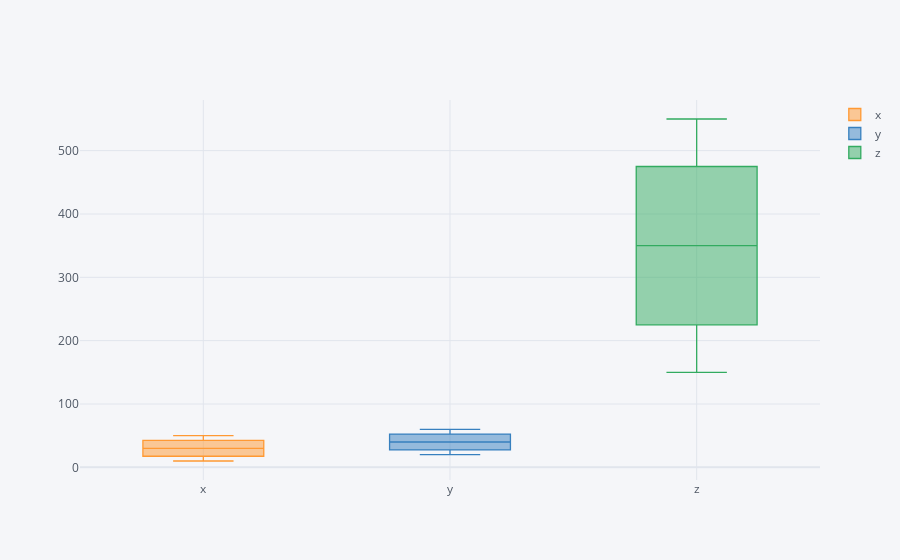

Here is the notebook cell this chart was saved with:
### Code cell
df3.iplot(kind='box')

### Figure 1 — Plotly figure (JSON) as saved in the notebook; plotly's stock layout.template omitted (floating-point values rounded to 4 significant figures)
{"data": [{"boxpoints": false, "line": {"width": 1.3}, "marker": {"color": "rgba(255, 153, 51, 1.0)"}, "name": "x", "orientation": "v", "type": "box", "y": [10, 20, 30, 40, 50]}, {"boxpoints": false, "line": {"width": 1.3}, "marker": {"color": "rgba(55, 128, 191, 1.0)"}, "name": "y", "orientation": "v", "type": "box", "y": [20, 30, 40, 50, 60]}, {"boxpoints": false, "line": {"width": 1.3}, "marker": {"color": "rgba(50, 171, 96, 1.0)"}, "name": "z", "orientation": "v", "type": "box", "y": [150, 250, 350, 450, 550]}], "layout": {"legend": {"bgcolor": "#F5F6F9", "font": {"color": "#4D5663"}}, "paper_bgcolor": "#F5F6F9", "plot_bgcolor": "#F5F6F9", "title": {"font": {"color": "#4D5663"}}, "xaxis": {"gridcolor": "#E1E5ED", "showgrid": true, "tickfont": {"color": "#4D5663"}, "title": {"font": {"color": "#4D5663"}, "text": ""}, "zerolinecolor": "#E1E5ED"}, "yaxis": {"gridcolor": "#E1E5ED", "showgrid": true, "tickfont": {"color": "#4D5663"}, "title": {"font": {"color": "#4D5663"}, "text": ""}, "zerolinecolor": "#E1E5ED"}}}
